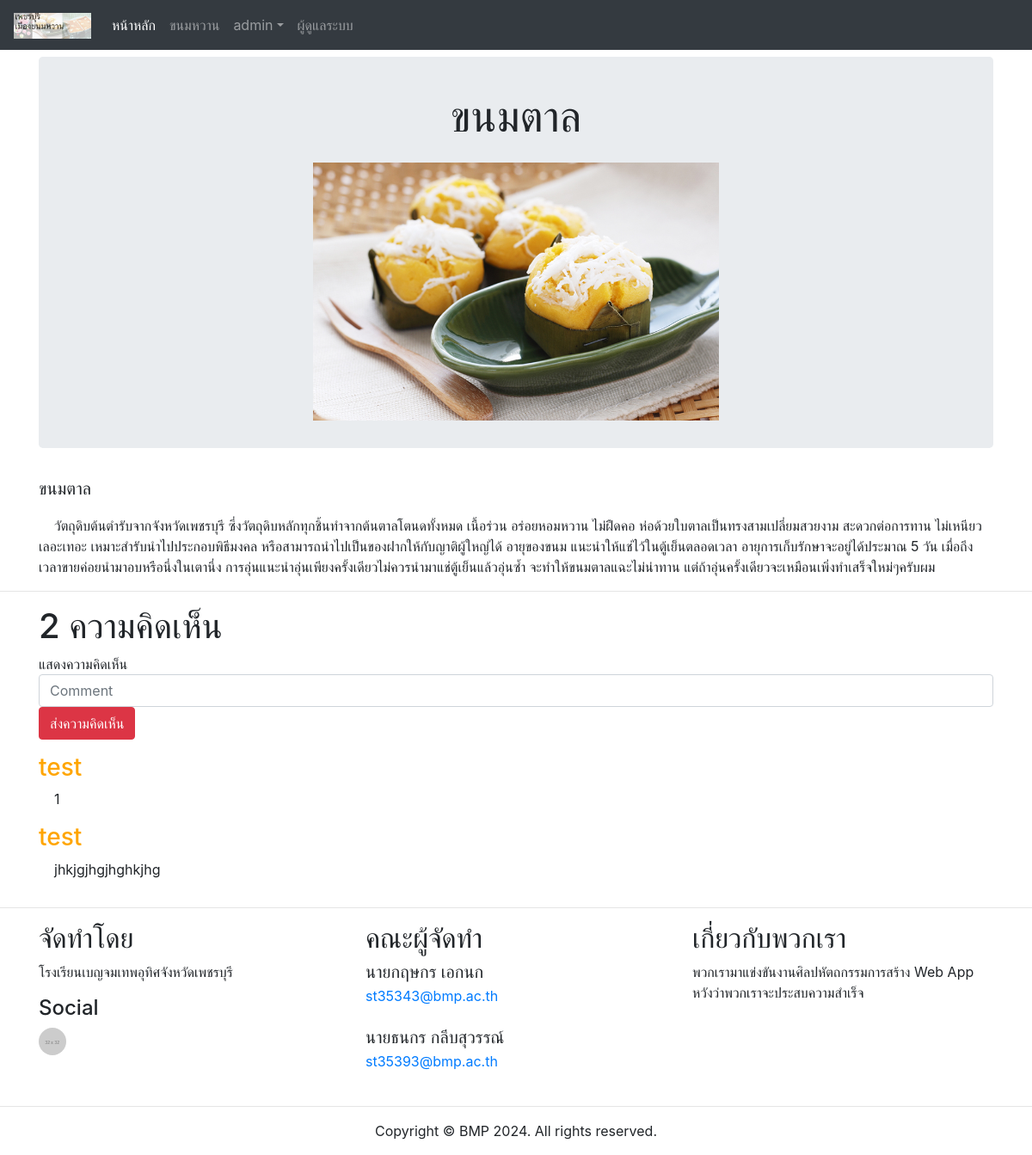
/select.php?list=2 (signed in), run on the app's committed database.
### tables this page shows
CREATE TABLE `menu` (
  `menuId` int(20) NOT NULL,
  `name` varchar(100) DEFAULT NULL,
  `detail` varchar(1000) DEFAULT NULL,
  `pic` varchar(100) DEFAULT NULL
);

CREATE TABLE `comment` (
  `commentId` int(20) NOT NULL,
  `menuId` int(20) DEFAULT NULL,
  `accId` int(20) DEFAULT NULL,
  `comment` varchar(1000) DEFAULT NULL
);

CREATE TABLE `account` (
  `accId` int(20) NOT NULL,
  `username` varchar(100) DEFAULT NULL,
  `email` varchar(100) DEFAULT NULL,
  `password` varchar(100) DEFAULT NULL,
  `role` varchar(100) NOT NULL DEFAULT 'member'
);

### select.php (the view, shortened to what this page needs)
<!DOCTYPE html>
<html lang="en">
  <head>
    <link href="css/bootstrap-4.4.1.css" rel="stylesheet">
    <link rel="stylesheet" href="css/style.css">
  </head>
  <body>
  <nav class="navbar navbar-expand-lg navbar-dark bg-dark">
      <a class="navbar-brand" href="index.php"><img src="images/logo.jpg" height ="30px"></a>
      <div class="collapse navbar-collapse" id="navbarSupportedContent">
        <ul class="navbar-nav mr-auto">
          <li class="nav-item active">
            <a class="nav-link" href="index.php">หน้าหลัก<span class="sr-only">(current)</span></a>
          </li>
          <li class="nav-item">
            <a class="nav-link" href="list.php">ขนมหวาน</a>
          </li>
          <?php
            if(isset($_SESSION["account"])) {
              echo ('
                <li class="nav-item dropdown">
                <a class="nav-link dropdown-toggle" href="#" id="navbarDropdown" role="button" data-toggle="dropdown" aria-haspopup="true" aria-expanded="false">'.$_SESSION["account"]["username"].'</a>
                <div class="dropdown-menu" aria-labelledby="navbarDropdown">
                <a class="dropdown-item" href="account.php">ข้อมูลส่วนตัว</a>
                <div class="dropdown-divider"></div>
                <a class="dropdown-item" href="logout.php">ออกจากระบบ</a>
                </div>
                </li>
                ');
            }
            else {
              echo ('
              <li class="nav-item">
              <a class="nav-link" href="login.php">เข้าสู่ระบบ</a>
              </li>
              ');
            }
          ?>
          <li class="nav-item">
              <a class="nav-link" href="admin.php">ผู้ดูแลระบบ</a>
            </li>
        </ul>
      </div>
    </nav>
    <?php
        if(isset($_GET['list'])) {
            require("connect.php");
            $list = $_GET['list'];
            $query_menu_list = "SELECT * FROM menu WHERE menuId = '$list'";
            $result_menu_list = mysqli_query($conn, $query_menu_list);
            $row = $result_menu_list->fetch_assoc();
        }
        else {
            die(header("location: list.php"));
        }
    ?>
    <div class="container mt-2">
      <div class="row">
        <div class="col-12">
          <div class="jumbotronn" id="left-right">
            <center><p style="font-size: 50px"><?php echo($row['name']); ?></p>
            <img src="images/menu/<?php echo($row['pic']); ?>" alt="" height="300px" > </center>
          </div>
        </div>
      </div>
    </div>
    <div class="container">
        <p style="font-size: 20px"><?php echo($row["name"]); ?></p>
        &nbsp;&nbsp;&nbsp;&nbsp;<?php echo($row["detail"])?>
    </div>
    <hr>
    <?php
        $query_comment = "SELECT * FROM comment WHERE menuId = '$list'";
        $result_comment = mysqli_query($conn, $query_comment);
    ?>
    <div class="container mt-2">
      <div class="row">
        <div class="col-12">
        <h1><?php echo(mysqli_num_rows($result_comment)); ?> ความคิดเห็น</h1>
        <?php
            if(isset($_SESSION["account"])) {
                echo '
                แสดงความคิดเห็น
                <form action="comment.php" method="POST">
                <input type="text" class="form-control" id="priceto" aria-describedby="basic-addon2" required placeholder="Comment" name="comment">
                <p><input type="submit" class="btn btn-danger" role="button" value="ส่งความคิดเห็น"></p>
                </form>
                ';
            }
        ?>
        <?php while ($row = $result_comment->fetch_assoc()):
            $accId = $row["accId"];
            $query_username = "SELECT * FROM account WHERE accId = '$accId'";
            $result_useranme = mysqli_query($conn, $query_username);
            $row_acc = $result_useranme->fetch_assoc();
            $name = $row_acc["username"];
        ?>
            <h3 style="color: orange;"><?php echo($name) ?></h3>
            <p style="text-size: 18px">&nbsp;&nbsp;&nbsp;&nbsp;<?php echo($row['comment']) ?></p>
        <?php endwhile; ?>
        </div>
      </div>
    </div>
    <hr>
    <div class="container">
      <div class="row">
        <div class="col-lg-4 col-md-6 col-sm-6 mb-md-0 mb-2">
          <h2>จัดทำโดย&nbsp;</h2>
          <address>
          โรงเรียนเบญจมเทพอุทิศจังหวัดเพชรบุรี&nbsp;
          </address>
          <h4>Social</h4>
          <div class="row">
            <div class="col-2"><a href="http://bmp.ac.th"><img class="rounded-circle" src="images/32X32.gif" alt=""></div></a>
          </div>
        </div>
        <div class="col-lg-4 col-md-6 col-12">
          <h2>คณะผู้จัดทำ&nbsp;</h2>
          <ul class="list-unstyled">
            <li class="media">
<div class="media-body">
            <h5 class="mt-0 mb-1">นายกฤษกร เอกนก&nbsp;</h5>
                <p class="mb-0"><a href="mailto:st35343@bmp.ac.th">st35343@bmp.ac.th</a></p>
              </div>
            </li>
            <li class="media my-4">
<div class="media-body">
            <h5 class="mt-0 mb-1">นายธนกร กลีบสุวรรณ์&nbsp;</h5>
                <p class="mb-0"><a href="mailto:st35393@bmp.ac.th">st35393@bmp.ac.th</a></p>
              </div>
            </li>
          </ul>
        </div>
        <div class="col-lg-4 col-12">
          <h2>เกี่ยวกับพวกเรา</h2>
          <p>พวกเรามาแข่งขันงานศิลปหัตถกรรมการสร้าง Web App หวังว่าพวกเราจะประสบความสำเร็จ</p>
        </div>
      </div>
    </div>
    <hr>
    <footer class="text-center">
      <div class="container">
        <div class="row">
          <div class="col-12">
            <p>Copyright © BMP 2024. All rights reserved.</p>
          </div>
        </div>
      </div>
    </footer>
  </body>
</html>

### css/style.css (style rules this page uses)
.jumbotronn { padding: 2rem 1rem; margin-bottom: 2rem; background-color: #e9ecef; border-radius: 0.3rem; }

### data on the page
menu: name "ขนมตาล", pic (picture), detail "วัตถุดิบต้นตำรับจากจังหวัดเพชรบุรี ซึ่งวัตถุดิบหลักทุกชิ้นทำจากต้นตาลโตนดทั้งหมด เนื้อร่วน อร่อยหอมหวาน ไม่ฝืดคอ ห่อด้วยใบตาลเป็นทรงสามเปลี่ยมสวยงาม สะดวกต่อการทาน ไม่เหนียวเลอะเทอะ เหมาะสำรับนำไปประกอบพิธีมงคล หรือสามารถนำไปเป็นของฝากให้กับญาติผู้ใหญ่ได้ อายุของขนม แนะนำให้แช่ไว้ในตู้เย็นตลอดเวลา อายุการเก็บรักษาจะอยู่ได้ประมาณ 5 วัน เมื่อถึงเวลาขายค่อยนำมาอบหรือนึ่งในเตานึ่ง การอุ่นแนะนำอุ่นเพียงครั้งเดียวไม่ควรนำมาแช่ตู้เย็นแล้วอุ่นซ้ำ จะทำให้ขนมตาลแฉะไม่น่าทาน แต่ถ้าอุ่นครั้งเดียวจะเหมือนเพิ่งทำเสร็จใหม่ๆครับผม"
comment: accId.username "test", comment "1"
comment: accId.username "test", comment "jhkjgjhgjhghkjhg"

### other printed values
$_SESSION["account"]["username"] "admin"
mysqli_num_rows($result_comment) "2"
